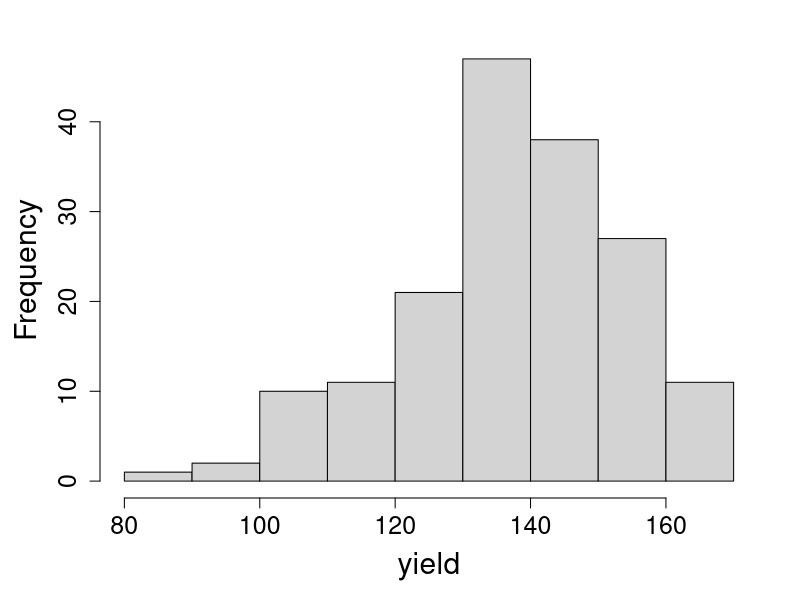
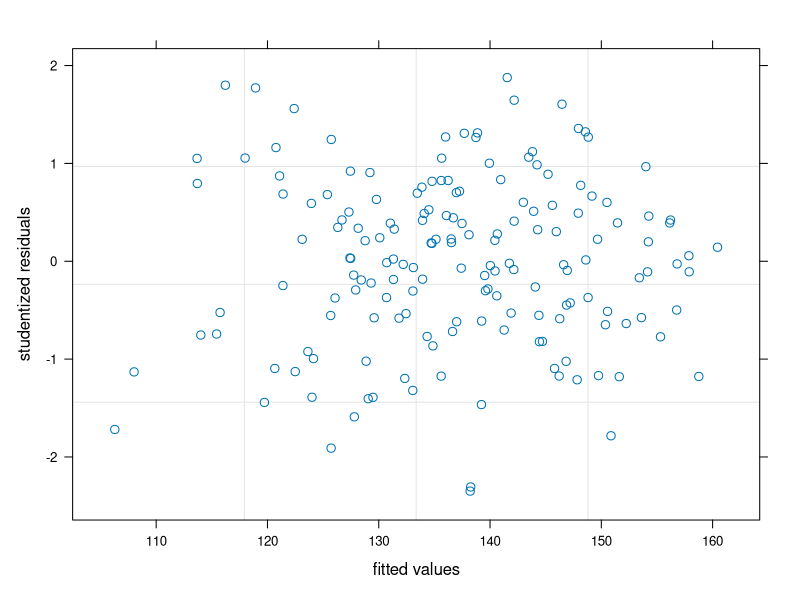
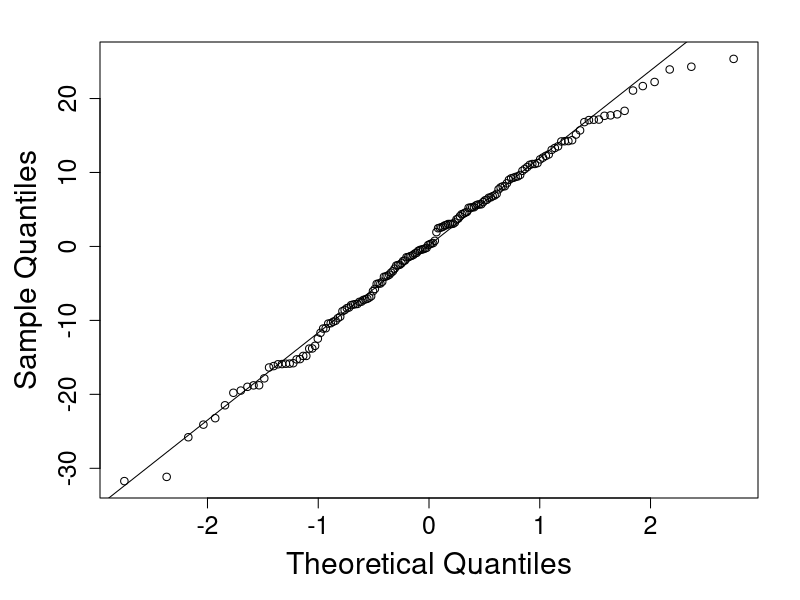

R code for these plots, in order:
## ---- chunk 1
par(mar=c(5.1, 6, 4.1, 2.1))
## ---- chunk 2
library(lme4); library(lmerTest); library(emmeans)
library(dplyr); library(broom.mixed)
## ---- chunk 3
var_trial <- read.csv(here::here("data", "aberdeen2015.csv"))
## ---- chunk 4
str(var_trial)
## ---- chunk 5
var_trial$block <- as.character(var_trial$block)
## ---- chunk 6
table(var_trial$variety, var_trial$block)
## ---- chunk 7
apply(var_trial, 2, function(x) sum(is.na(x)))
## ---- chunk 8
#| label: fig-rcbd_hist
#| fig-cap: "Histogram of the dependent variable."
#| column: margin
par(mar=c(5.1, 5, 2.1, 2.1))
hist(var_trial$yield_bu_a, main = "", xlab = "yield", cex.lab = 1.8, cex.axis = 1.5)
## ---- chunk 9
model_rcbd <- lmer(yield_bu_a ~ variety + (1|block),
                   data = var_trial, 
                   na.action = na.exclude)
## ---- chunk 10
#| label: fig-rcbd_error
#| fig-cap: "Plot of residuals versus fitted values"
#| column: margin
#| 
par(mar=c(5.1, 5, 2.1, 2.1))
plot(model_rcbd, resid(., scaled=TRUE) ~ fitted(.), 
     xlab = "fitted values", ylab = "studentized residuals",
     cex.lab = 1.8, cex.axis = 1.5)
## ---- chunk 11
#| label: fig-rcbd_norm
#| fig-cap: "QQ-plot of residuals"
#| column: margin

par(mar=c(5.1, 5, 2.1, 2.1))
qqnorm(resid(model_rcbd), main = NULL, cex.lab = 1.8, cex.axis = 1.5); qqline(resid(model_rcbd))
## ---- chunk 12
# same syntax for lme4 & nlme
rcbd_emm <- emmeans(model_rcbd, ~ variety)
as.data.frame(rcbd_emm) %>% arrange(desc(emmean))
## ---- chunk 13
# same syntax for lme4 & nlme
anova(model_rcbd)
